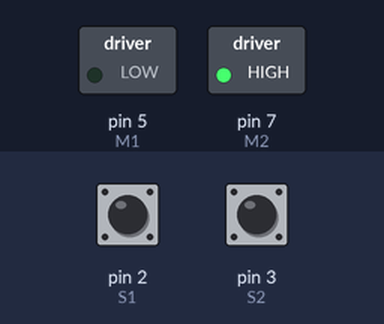
A sketch run on a simulated Arduino Uno, built with avr-gcc and run on an emulated ATmega328P. On the bench: switched loads named in the sketch (green lamp = pin HIGH). Inputs (shaded band) come from the test bench; at power-on: pin 2 (S1) HIGH, pin 3 (S2) HIGH. What the sketch prints to the serial monitor is not drawn.

Above: at 1.2 s.
1.3 s: pin 2 (S1) pulled LOW for 0.15 s
At 1.68 s:
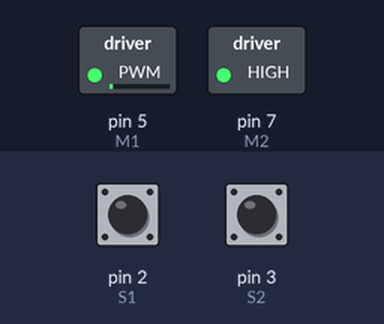
4.3 s: pin 2 (S1) pulled LOW for 1 s
At 6.5 s:
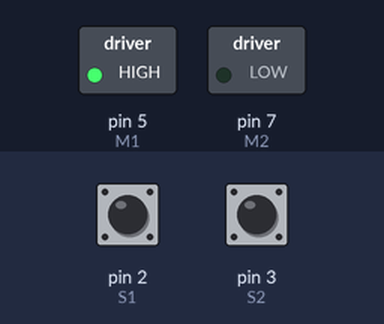
Timing chart, 0 to 8.0 s (numbered marks = the images above; inputs shaded):
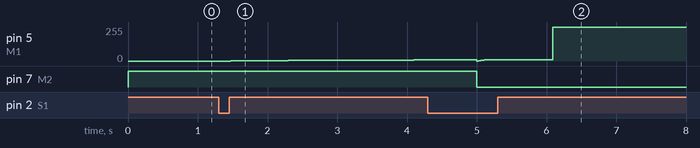

The sketch:

sketch_jan15a.ino
```cpp
#include <math.h>

// ================= PIN DEFINITIONS =================
const int M1 = 5;   // PWM Pin (Speed) - Must be PWM capable!
const int M2 = 7;   // Direction Pin
const int S1 = 2;   // Encoder A
const int S2 = 3;   // Encoder B

// ================= SYSTEM CONSTANTS =================
// UPDATE THIS: (Encoder CPR) * (Gear Ratio) / (2 * PI)
// Example: 12 CPR * 50:1 Ratio = 600 counts per rev
const float COUNTS_PER_RAD = 600.0 / 6.2831853;

const float VOLT_LIMIT = 12.0;  // Max voltage of your power supply
const float DT = 0.005;         // Sample time 5ms (200Hz)

// ================= STATE VARIABLES =================
volatile long pos_i = 0;
float theta = 0.0;      // Plant Position [rad]
float omega = 0.0;      // Plant Speed [rad/s]
float theta_prev = 0.0;

// Reference Model States (2nd Order)
float thm = 0.0;        // Model Position
float wm = 0.0;         // Model Speed

// Model Parameters (From MATLAB)
const float wn_m = 3.0;
const float zeta_m = 1.8;
const float a_m = -(wn_m * wn_m); // Simplified coeffs for update
const float b_m = -(2.0 * zeta_m * wn_m);

// ================= ADAPTIVE PARAMETERS =================
// Theta_mrac = [k_theta; k_omega; k_ref; bias; fric]
// We use individual variables for clarity
float k_theta = 0.0;
float k_omega = 0.0;
float k_ref   = 0.0; // Init near ideal if possible (e.g. 1.0)
float w_bias  = 0.0;
float w_fric  = 0.0;

// Tuning (Matches MATLAB)
const float GAMMA = 20.0;    // Adaptation Gain
const float SIGMA = 0.001;   // Leakage
const float DEADZONE = 0.001;
const float THETA_MAX = 50.0;

// Timing
unsigned long lastTimeUs = 0;

void setup() {
  // Pin Setup
  pinMode(M1, OUTPUT);
  pinMode(M2, OUTPUT);
  pinMode(S1, INPUT_PULLUP);
  pinMode(S2, INPUT_PULLUP);

  // Interrupt for Encoder
  attachInterrupt(digitalPinToInterrupt(S1), readEncoder, RISING);

  // Initialization
  // Initialize k_ref to a small positive value to help startup
  k_ref = 0.5;

  Serial.begin(115200);
  //Serial.println("Time,Ref,Model,Theta,PWM,Error");
}

// ================= REFERENCE GENERATOR =================
// ================= REFERENCE GENERATOR =================
float getReference(float t) {
  // Define step duration (how long to wait before moving next)
  float step_duration = 5.0; // e.g., move every 5 seconds
  float step_size = 1.0;     // Move +1.0 rad each time

  // Calculate which step we are on (0, 1, 2, 3...)
  // "floor" rounds down to the nearest integer
  int step_number = (int)floor(t / step_duration);

  // Target = Step Number * Step Size
  return (float)step_number * step_size;
}

// ================= MAIN LOOP =================
void loop() {
  unsigned long nowUs = micros();

  if (nowUs - lastTimeUs >= (unsigned long)(DT * 1000000.0)) {
    lastTimeUs = nowUs;
    float t = millis() / 1000.0;

    // --- 1. READ PLANT STATE ---
    noInterrupts();
    long currPos = pos_i;
    interrupts();

    theta = (float)currPos / COUNTS_PER_RAD;

    // Calculate Omega (Derivative + Low Pass Filter)
    float raw_omega = (theta - theta_prev) / DT;
    omega = 0.85 * omega + 0.15 * raw_omega; // Simple LPF
    theta_prev = theta;

    // --- 2. UPDATE REFERENCE MODEL ---
    float r = getReference(t);

    // MATLAB Eq: wm_dot = wn^2*r - 2*z*wn*wm - wn^2*thm
    float wm_dot = (wn_m*wn_m)*r - (2.0*zeta_m*wn_m)*wm - (wn_m*wn_m)*thm;

    // Euler Integration
    thm += wm * DT;
    wm  += wm_dot * DT;

    // --- 3. CALCULATE ERROR ---
    float e_pos = theta - thm;
    float e_vel = omega - wm;
    // Mixed Error Surface (matches MATLAB "e_mix")
    float e_mix = e_pos + 1.0 * e_vel;

    // --- 4. CONTROL LAW (Vector MRAC) ---
    // Regressors
    float phi_th = theta;
    float phi_w  = omega;
    float phi_r  = r;
    float phi_bias = -1.0;       // Negative sign per standard cancellation logic
    float phi_fric = -tanh(omega); // Hyperbolic tangent for friction

    // u = K*x + Wh*Phi
    float u = (k_theta * phi_th) +
              (k_omega * phi_w) +
              (k_ref   * phi_r) +
              (w_bias  * phi_bias) +
              (w_fric  * phi_fric);

    // --- 5. ROBUST ADAPTATION ---
    // Normalization Factor: 1 + phi^T * phi
    float norm = 1.0 + (phi_th*phi_th) + (phi_w*phi_w) + (phi_r*phi_r) +
                 (phi_bias*phi_bias) + (phi_fric*phi_fric);

    if (abs(e_mix) > DEADZONE) {
       // Common Learning Rate Term: -(Gamma / Norm) * Error
       // NOTE: We assume sign(b_p) is Positive. If motor reversed, flip sign.
       float rate = -(GAMMA / norm) * e_mix;

       // Parameter Updates (Euler + Sigma Mod)
       k_theta += (rate * phi_th - SIGMA * k_theta) * DT;
       k_omega += (rate * phi_w  - SIGMA * k_omega) * DT;
       k_ref   += (rate * phi_r  - SIGMA * k_ref)   * DT;
       w_bias  += (rate * phi_bias - SIGMA * w_bias)* DT;
       w_fric  += (rate * phi_fric - SIGMA * w_fric)* DT;

       // Projection (Clamping)
       k_theta = constrain(k_theta, -THETA_MAX, THETA_MAX);
       k_omega = constrain(k_omega, -THETA_MAX, THETA_MAX);
       k_ref   = constrain(k_ref,   -THETA_MAX, THETA_MAX);
       w_bias  = constrain(w_bias,  -THETA_MAX, THETA_MAX);
       w_fric  = constrain(w_fric,  -THETA_MAX, THETA_MAX);
    }

    // --- 6. ACTUATION ---
    // Clamp Voltage
    float u_clamped = constrain(u, -VOLT_LIMIT, VOLT_LIMIT);

    // Convert Voltage to PWM (0-255)
    // Map: 0V -> 0, VOLT_LIMIT -> 255
    int pwm_out = (int)(abs(u_clamped) / VOLT_LIMIT * 255.0);
    pwm_out = constrain(pwm_out, 0, 255);

    // Direction Logic
    if (u_clamped > 0) {
      digitalWrite(M2, LOW);      // Forward
      analogWrite(M1, pwm_out);
    } else {
      digitalWrite(M2, HIGH);     // Reverse
      analogWrite(M1, pwm_out);
    }

    // --- 7. LOGGING ---
    //Serial.print(t); Serial.print(",");
    //Serial.print(r); Serial.print(",");
    Serial.print(thm);
    Serial.print("\n");
    Serial.print(theta);
    Serial.print("\n");
    //Serial.print(u_clamped); Serial.print(",");
    //Serial.println(e_pos);
  }
}

// ================= ENCODER ISR =================
void readEncoder() {
  int b = digitalRead(S2);
  if (b > 0) {
    pos_i++;
  } else {
    pos_i--;
  }
}
```

Measured:
- after the input at 1.3 s, pin 5 (M1): moves from 0/255 to 8/255 over 2.6 s, starting after 0.17 s
